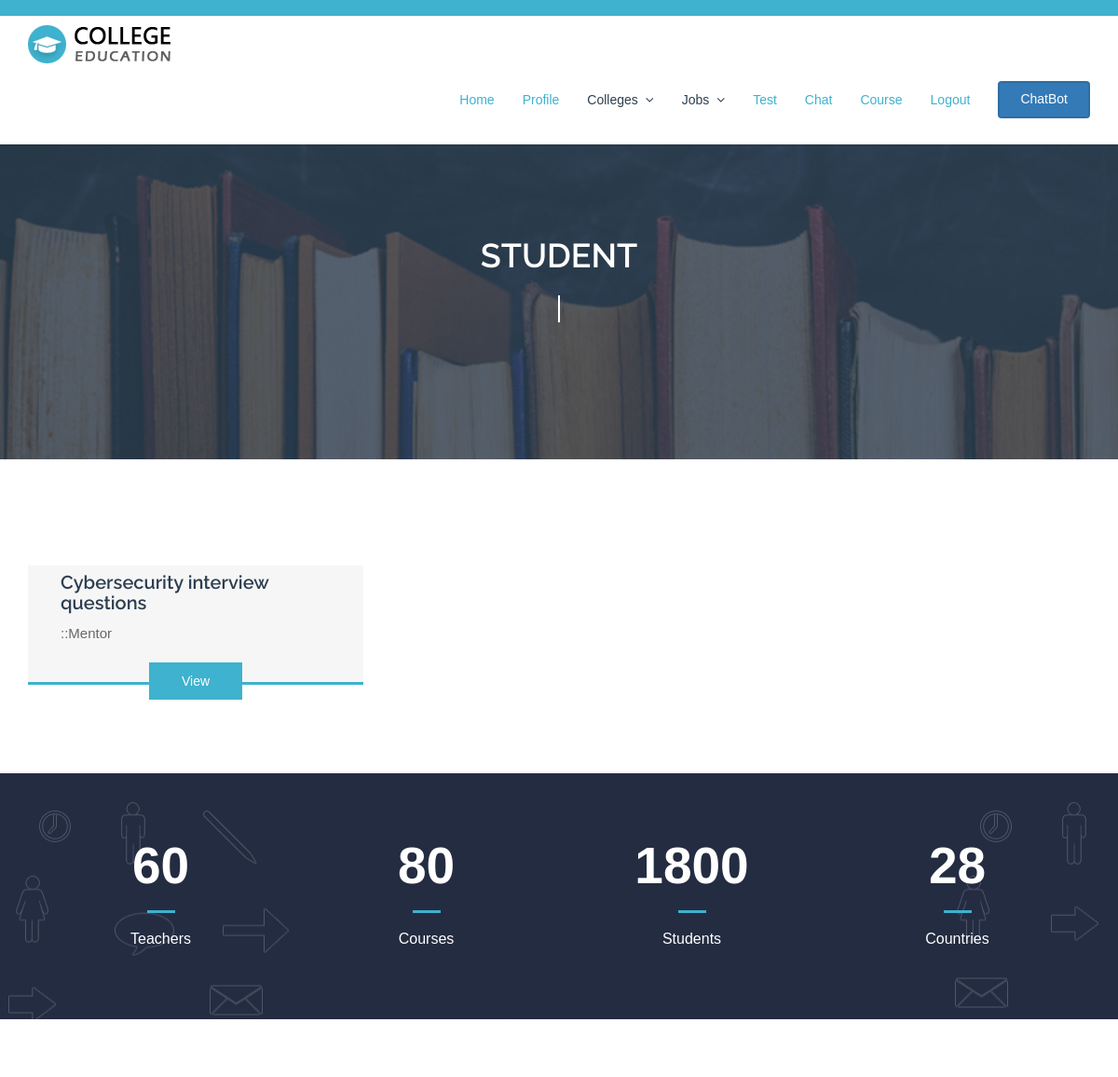
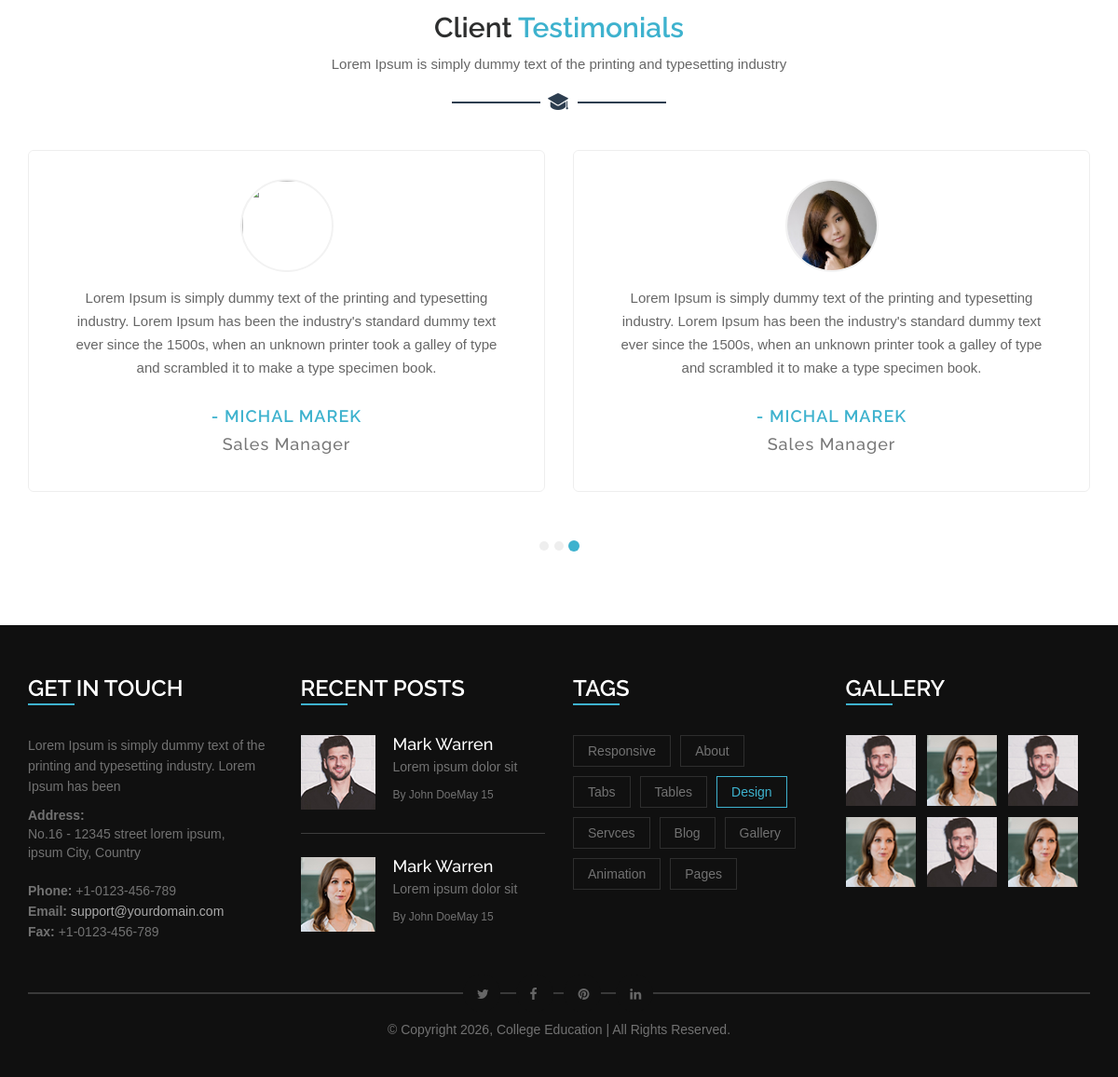
The page /InterviewNotes on the database its author committed (2 pictures, top to bottom).
### myapp/models.py (models this page shows)
class InterviewPreparation(models.Model):
    mentor = models.ForeignKey(
        Mentor,
        on_delete=models.CASCADE
    )
    title = models.CharField(
        max_length=100,
        null=True
    )
    content = models.TextField(
        null=True
    )
    pdf = models.FileField(
        upload_to='file',
        null=True
    )

class Mentor(models.Model):
    user = models.ForeignKey(Login, on_delete=models.CASCADE)
    clg = models.ForeignKey(College, on_delete=models.CASCADE)
    name = models.CharField(max_length=30, null=True)
    email = models.EmailField()
    password = models.CharField(max_length=30, null=True)
    qualification = models.CharField(max_length=30, null=True)
    phone = models.CharField(max_length=30, null=True)
    location = models.CharField(max_length=30, null=True)

### myapp/views.py (the view)
def InterviewNotes(request):
    data = InterviewPreparation.objects.all()
    return render(
        request,
        "student/InterviewNotes.html",
        {"data": data}
    )

### templates/student/InterviewNotes.html (shortened to what this page needs)
{% extends 'student/common.html' %}
{% load static %}
{% block content %}
<div class="inner-page-wrapper course-wrapper">
    <div class="container">
      <div class="row offset-top-40">
        {% for note in data %}
        <div class="col-sm-6 col-md-4">
          <div class="single-item">
            <div class="single-item-text">
              <h4><a href="">{{ note.title }}</a></h4>
              <p><a href="">::{{ note.mentor.name }}</a></p>
            </div>
            <div class="button-bottom"> <a  href="/view_interviewnote_details?id={{note.id}}"  class="btn button-default">View</a>
            </div>
          </div>
        </div>
      </div>
  {% endfor %}
    </div>
</div>
  {% endblock %}

### static/css/style.css (style rules this page uses)
* { margin: 0; padding: 0; }
body { font-family: 'Open Sans', sans-serif; font-size: 14px; line-height: 1.57143; font-weight: 400; color: #727272; }
h1, h2, h3, h4, h5, h6 { font-family: 'Raleway', sans-serif; margin-top: 0; }
a { color: #666666; transition: all 0.3s ease 0s; }
a, a:hover, a:active, a:focus { outline: none; text-decoration: none; }
.btn, .btn * { transition: all 0.3s ease 0s; }
.btn { border-width: 2px; margin-bottom: 7px; margin-top: 7px; padding: 7px 22px 9px; z-index: 1; }
.offset-top-40 { margin-top: 40px; }
.course-wrapper { margin: 0; padding: 55px 0 16px; width: 100%; float: left; }
.single-item { background: #f6f6f6 none repeat scroll 0 0; padding: 0 35px; -webkit-transition: all 0.3s ease 0s; transition: all 0.3s ease 0s; margin-bottom: 80px; }
.single-item-text h4 { font-size: 20px; padding-top: 7px; }
.single-item-text h4 a, .single-item-text h4 { color: #2d3e50; font-weight: 600; }
.single-item-text > p { color: #222222; }
.single-item .button-default { border-radius: 0; color: #fff; margin: 0; padding: 8px 33px; }
.button-bottom { margin-bottom: -19.5px; text-align: center; }
.inner-page-wrapper { padding: 50px 0; float: left; width: 100%; }
.inner-page-wrapper p { font-size: 15px; margin: 0 0 20px; }
.course-wrapper { padding: 74px 0 15px; }
body { font-family: Arial; }
* { box-sizing: border-box; }

### static/css/one.css (style rules this page uses)
.single-item .button-default { background: #3eb2ce; }
.single-item { border-bottom: 3px solid #3eb2ce; }

### rows shown on the page
InterviewPreparation: title "Cybersecurity interview questions", mentor.name "Mentor"
